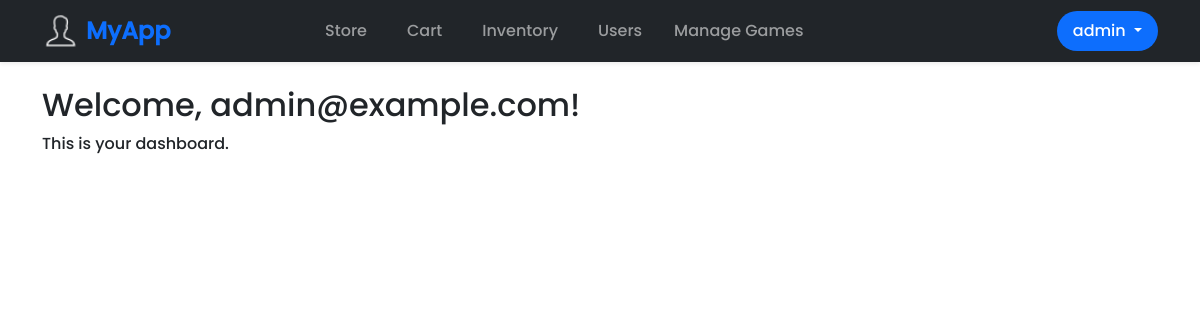
Page /dashboard (signed in) on the earlier database version.
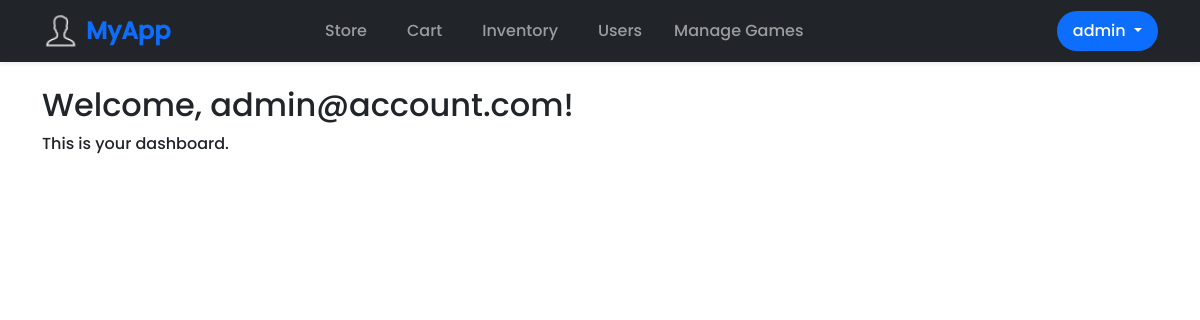
Same page on the later database version.
### models.py (models this page shows, shortened)
class User(UserMixin, db.Model):
    id = db.Column(db.Integer, primary_key=True)
    email = db.Column(db.String(120), unique=True, nullable=False)
    password_hash = db.Column(db.String(128), nullable=False)
    purchased_games = db.relationship('Game', secondary=purchases, backref=db.backref('owners', lazy='dynamic'), lazy='dynamic')
    is_admin = db.Column(db.Boolean, default=False)

### app.py (the view)
@app.route("/dashboard")
@login_required
def dashboard():
    return render_template("dashboard.html")

### app.py (called while the page is built)
@login_manager.user_loader
def load_user(user_id):
    return db.session.get(User, int(user_id))

### templates/dashboard.html (shortened to what this page needs)
{% extends "base.html" %}
{% block content %}
<h2>Welcome, {{ current_user.email }}!</h2>
<p>This is your dashboard.</p>
{% endblock %}

### templates/base.html (shortened to what this page needs)
<!doctype html>
<html lang="en">
<head>
  <link href="https://cdn.jsdelivr.net/npm/bootstrap@5.3.0/dist/css/bootstrap.min.css" rel="stylesheet">
  <link rel="stylesheet" href="{{ url_for('static', filename='styles.css') }}">
  <link rel="stylesheet" href="https://cdn.jsdelivr.net/npm/nouislider@15.7.1/dist/nouislider.min.css">
</head>
<body>
<nav class="navbar navbar-expand-lg navbar-dark bg-dark shadow-sm py-2 mb-4">
  <div class="container">
    <a class="navbar-brand d-flex align-items-center fs-4" href="{{ url_for('dashboard') }}">
      <img src="{{ url_for('static', filename='images/logo-32-white.png') }}" alt="Logo" width="36" height="36" class="me-2">
      <span class="fw-bold text-primary">MyApp</span>
    </a>
    <div class="collapse navbar-collapse" id="mainNav">
      <ul class="navbar-nav mx-auto mb-2 mb-lg-0 gap-2">
        {% if current_user.is_authenticated %}
          <li class="nav-item">
            <a class="nav-link px-3{% if request.endpoint == 'catalogue' %} border-bottom border-primary fw-bold{% endif %}" href="{{ url_for('catalogue') }}">Store</a>
          </li>
          <li class="nav-item">
            <a class="nav-link px-3{% if request.endpoint == 'cart' %} border-bottom border-primary fw-bold{% endif %}" href="{{ url_for('cart') }}">
              Cart
            </a>
          </li>
          <li class="nav-item">
            <a class="nav-link px-3{% if request.endpoint == 'inventory' %} border-bottom border-primary fw-bold{% endif %}" href="{{ url_for('inventory') }}">Inventory</a>
          </li>
          {% if current_user.is_admin %}
            <li class="nav-item">
              <a class="nav-link px-3{% if request.endpoint == 'users' %} border-bottom border-primary fw-bold{% endif %}" href="{{ url_for('users') }}">Users</a>
            </li>
            <li class="nav-item">
              <a class="nav-link" href="{{ url_for('games_admin') }}">Manage Games</a>
            </li>
          {% endif %}
        {% endif %}
      </ul>
      <ul class="navbar-nav ms-auto gap-2">
        {% if current_user.is_authenticated %}
          <li class="nav-item dropdown">
            <a class="nav-link dropdown-toggle px-3 rounded-pill bg-primary text-white" href="#" id="userMenu" role="button" data-bs-toggle="dropdown" aria-expanded="false">
               {{ current_user.email.split('@')[0] }}
            </a>
          </li>
        {% endif %}
      </ul>
    </div>
  </div>
</nav>
  <div class="container">
    {% block content %}{% endblock %}
  </div>
</body>
</html>

Differences in the rows shown:
changed User "admin": email "admin@example.com" → "admin@account.com"
